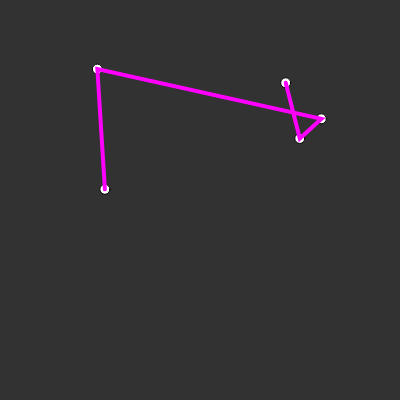
Frame 1 (no input)
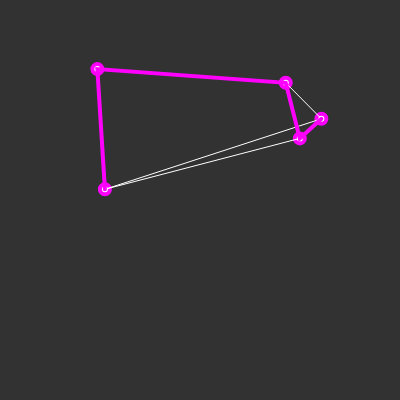
Frame 60 (no input)
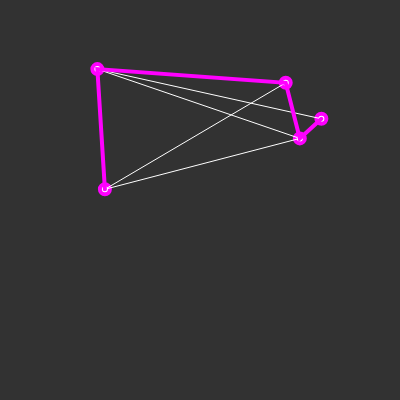
Frame 120 (the mouse pressed at the canvas centre since frame 60)

The p5.js sketch that drew these frames (run headless with seeded random() and noise() and a simulated clock; from frame 60 on, the mouse is pressed at the canvas centre):

// p5.js sketch
// ── sketch.js
let cities = [];
let totalCities = 5;
let recordDist;
let bestDist;

function setup() {
  createCanvas(400, 400);
  for (let i = 0; i < totalCities; i++) {
    let rVector = createVector(random(width), random(height));
    cities[i] = rVector;
  }

  let d =calcDist(cities);
  recordDist = d;
  bestDist = cities.slice();

}

function draw() {
  background(50);
  fill(255);
  for (let i = 0; i < cities.length; i++) {
    ellipse(cities[i].x, cities[i].y, 10, 10);
  }

  stroke(255);
  strokeWeight(1);
  noFill();
  beginShape();
  for (let i = 0; i < cities.length; i++) {
    vertex(cities[i].x, cities[i].y);
  }
  endShape();

  stroke(255,0,255);
  strokeWeight(4);
  noFill();
  beginShape();
  for (let i = 0; i < cities.length; i++) {
    vertex(bestDist[i].x, bestDist[i].y);
  }
  endShape();





  let i=floor(random(cities.length));
  let j=floor(random(cities.length));
  swap(cities,i,j);

  let d = calcDist(cities);
  if (d<recordDist){
    recordDist=d;
    bestDist = cities.slice();
  }
}

function swap(a, i, j){
  let temp = a[i];
  a[i] = a[j];
  a[j] = temp;
}

function calcDist(points) {
  let sum = 0;
  for (let i = 0; i<points.length-1; i++){
    let d= dist(points[i].x, points[i].y, points[i+1].x, points[i+1].y);
    sum +=d;
  }
  return sum;
}
